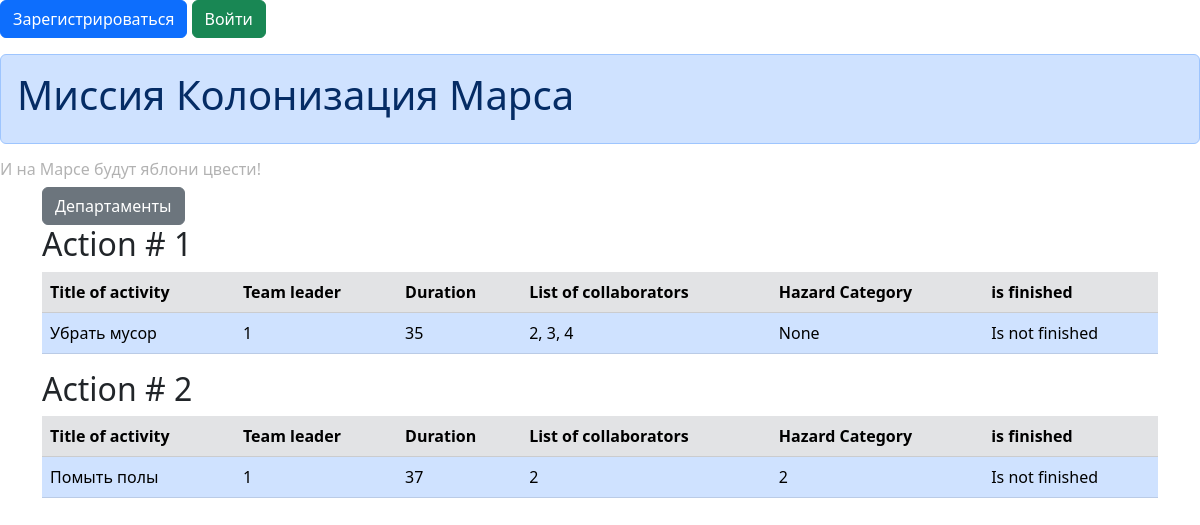
The page / on the database its author committed.
### data/jobs.py (models this page shows)
class Jobs(SqlAlchemyBase):
    __tablename__ = 'jobs'
    id = sqlalchemy.Column(sqlalchemy.Integer, primary_key=True, autoincrement=True)
    team_leader = sqlalchemy.Column(sqlalchemy.Integer, sqlalchemy.ForeignKey("users.id"))
    job = sqlalchemy.Column(sqlalchemy.String, nullable=True)
    work_size = sqlalchemy.Column(sqlalchemy.Integer, nullable=True)
    collaborators = sqlalchemy.Column(sqlalchemy.String, nullable=True)
    start_date = sqlalchemy.Column(sqlalchemy.DateTime, default=datetime.datetime.now)
    end_date = sqlalchemy.Column(sqlalchemy.DateTime, default=datetime.datetime.now)
    hazard = sqlalchemy.Column(sqlalchemy.Integer, sqlalchemy.ForeignKey('hazard.id'))
    is_finished = sqlalchemy.Column(sqlalchemy.Boolean)
    user = orm.relationship('User')

### main.py (the view)
@app.route('/')
def index():
    jobs = db_sess.query(Jobs).all()
    return render_template('index.html', jobs=jobs)

### templates/index.html (shortened to what this page needs)
{% extends "base.html" %}
{% block content %}
    <form>
        <div>
            <a href="/department" class="btn btn-secondary">Департаменты</a>
        </div>
    {% for job in jobs %}
        <h2>Action # {{loop.index}}</h2>
        <table class="table">
            <thead>
            <tr class="table-secondary">
                <th scope="col">Title of activity</th>
                <th scope="col">Team leader</th>
                <th scope="col">Duration</th>
                <th scope="col">List of collaborators</th>
                <th scope="col">Hazard Category</th>
                <th scope="col">is finished</th>
            </tr>
            </thead>
            <tbody>
            <tr class="table-primary">
                <td>{{job.job}}</td>
                <td>{{job.team_leader}}</td>
                <td>{{job.work_size}}</td>
                <td>{{job.collaborators}}</td>
                <td>{{job.hazard}}</td>
                {% if job.is_finished==1 %}
                    <td>is finished</td>
                {% else %}
                    <td>Is not finished</td>
                {% endif %}
            </tr>
            </tbody>
        </table>
    {% endfor %}
    </form>
{% endblock %}

### rows shown on the page
Jobs: job "Убрать мусор", team_leader "1", work_size "35", collaborators "2, 3, 4", hazard "None", is_finished "Is not finished"
Jobs: job "Помыть полы", team_leader "1", work_size "37", collaborators "2", hazard "2", is_finished "Is not finished"
